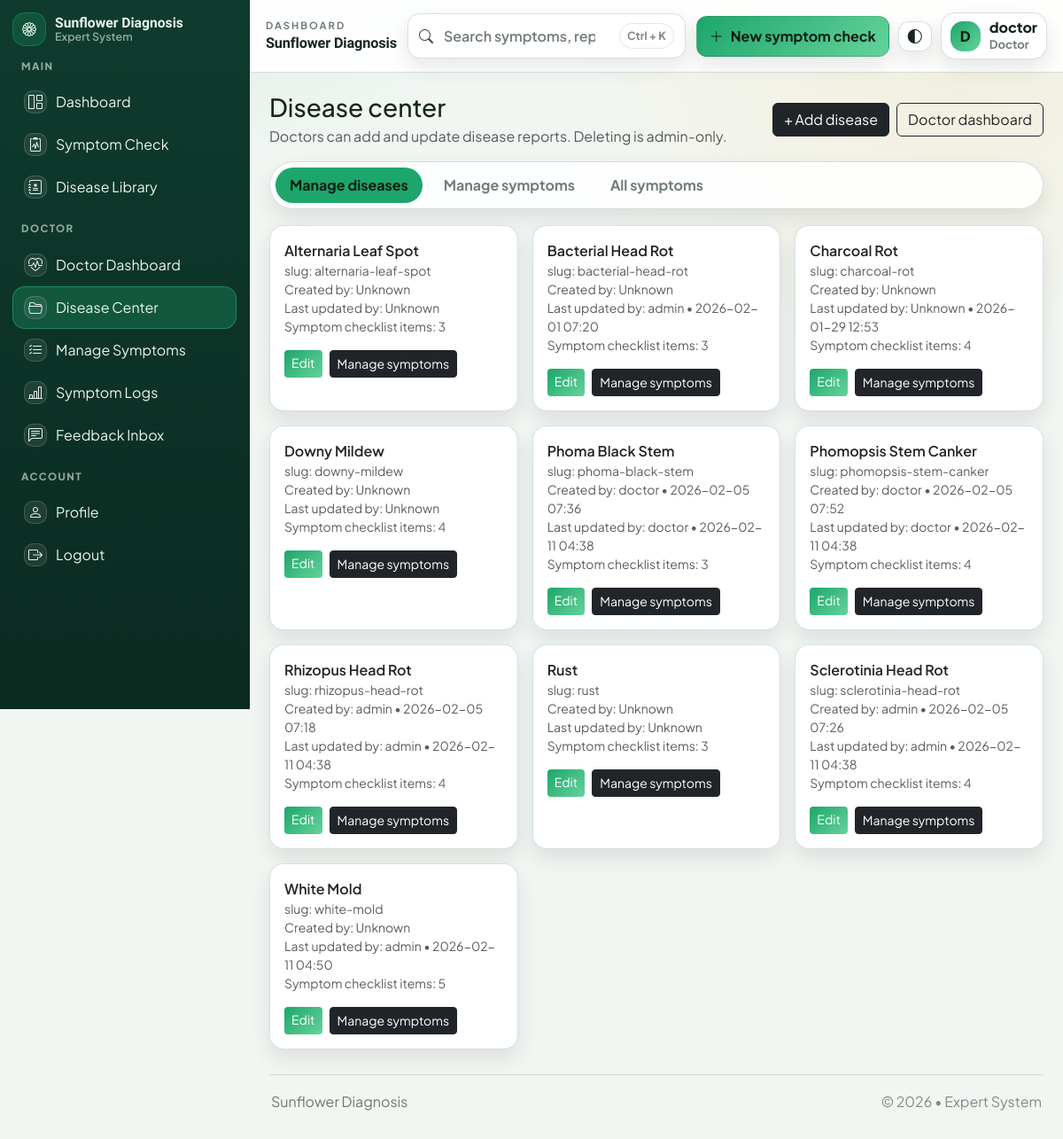
Page /doctor/diseases (signed in) on the committed database.
### app/models/user.py (models this page shows, shortened)
class User(UserMixin, db.Model):
    __tablename__ = "users"
    id = db.Column(db.Integer, primary_key=True)
    username = db.Column(db.String(80), unique=True, nullable=False, index=True)
    email = db.Column(db.String(120), unique=True, nullable=False, index=True)
    password_hash = db.Column(db.String(255), nullable=False)
    role = db.Column(db.String(20), nullable=False, default="user")  # "user", "doctor", or "admin"
    created_at = db.Column(db.DateTime, default=datetime.utcnow, nullable=False)
    role_id = db.Column(db.Integer, db.ForeignKey("roles.id"), nullable=True, index=True)
    role_obj = db.relationship("Role", lazy="joined")
    symptom_checks = db.relationship(
        "SymptomCheck", back_populates="user", cascade="all, delete-orphan"
    )
    feedback_items = db.relationship(
        "Feedback", back_populates="user", cascade="all, delete-orphan"
    )
    def has_permission(self, permission_name: str) -> bool:
        if not permission_name:
            return False
        if self.role == "admin" and permission_name == "access_admin":
            return True
        try:
            q = (
                db.session.query(Permission.id)
                .join(role_permissions, Permission.id == role_permissions.c.permission_id)
                .filter(Permission.name == permission_name)
            )
            if self.role_id:
                q = q.filter(role_permissions.c.role_id == self.role_id)
            else:
                q = q.join(Role, Role.id == role_permissions.c.role_id).filter(Role.name == self.role)
            row = q.first()
            return row is not None
        except OperationalError:
            return self.role == "admin"

### app/models/disease.py (models this page shows, shortened)
class Disease(db.Model):
    __tablename__ = "diseases"
    id = db.Column(db.Integer, primary_key=True)
    slug = db.Column(db.String(80), unique=True, nullable=False)
    name = db.Column(db.String(120), nullable=False)
    symptoms = db.Column(db.Text, nullable=False)
    cause = db.Column(db.Text, nullable=False)
    treatment = db.Column(db.Text, nullable=False)
    prevention = db.Column(db.Text, nullable=False)
    image_filename = db.Column(db.String(200), nullable=True)
    created_by_id = db.Column(db.Integer, db.ForeignKey("users.id"), nullable=True, index=True)
    updated_by_id = db.Column(db.Integer, db.ForeignKey("users.id"), nullable=True, index=True)
    created_at = db.Column(db.DateTime, default=datetime.utcnow, nullable=True)
    updated_at = db.Column(
        db.DateTime, default=datetime.utcnow, onupdate=datetime.utcnow, nullable=True
    )
    symptom_checklist_json = db.Column(db.Text, nullable=True, default="[]")
    created_by = db.relationship("User", foreign_keys=[created_by_id], lazy="joined")
    updated_by = db.relationship("User", foreign_keys=[updated_by_id], lazy="joined")
    def checklist_items(self) -> list[dict]:
        try:
            items = json.loads(self.symptom_checklist_json or "[]")
            return items if isinstance(items, list) else []
        except Exception:
            return []

### app/routes/doctor.py (the view)
@doctor_bp.route("/diseases")
@login_required
@permission_required("manage_diseases")
def diseases():
    diseases = Disease.query.order_by(Disease.name.asc()).all()
    return render_template("doctor/diseases.html", diseases=diseases)

### app/models/user.py (called while the page is built)
@login_manager.user_loader
def load_user(user_id: str):
    return User.query.get(int(user_id))

### app/utils.py (called while the page is built)
def permission_required(permission_name: str):
    def decorator(fn):
        @wraps(fn)
        def wrapper(*args, **kwargs):
            if not current_user.is_authenticated:
                abort(403)
            if not getattr(current_user, "has_permission", None):
                abort(403)
            if not current_user.has_permission(permission_name):
                abort(403)
            return fn(*args, **kwargs)
        return wrapper
    return decorator

### app/templates/doctor/diseases.html (shortened to what this page needs)
{% extends "base.html" %}

### app/templates/base.html (shortened to what this page needs)
<!doctype html>
<html lang="en" data-theme="light" data-bs-theme="light">
<head>
  <link href="https://cdn.jsdelivr.net/npm/bootstrap@5.3.3/dist/css/bootstrap.min.css" rel="stylesheet">
  <link href="https://cdn.jsdelivr.net/npm/bootstrap-icons@1.11.3/font/bootstrap-icons.min.css" rel="stylesheet">
  <link rel="stylesheet" href="{{ url_for('static', filename='css/style.css') }}?v=3">
</head>
<body>
  {% set authed = current_user.is_authenticated %}
  {% if authed %}
  <div class="sf-app">
    <aside class="sf-sidebar" aria-label="Sidebar">
      <div class="sf-side-head">
        <a class="sf-brand" href="{{ url_for('main.home') }}">
          <span class="sf-brand-icon" aria-hidden="true"><i class="bi bi-flower1"></i></span>
          <span class="sf-brand-text">
            <span class="sf-brand-title">Sunflower Diagnosis</span>
            <span class="sf-brand-sub">Expert System</span>
          </span>
        </a>
      </div>
      <nav class="sf-nav">
        <div class="sf-nav-section">MAIN</div>
        <a class="sf-nav-item {% if request.path == '/' %}is-active{% endif %}" href="{{ url_for('main.home') }}">
          <span class="sf-nav-ico" aria-hidden="true"><i class="bi bi-grid-1x2"></i></span>
          <span>Dashboard</span>
        </a>
        <a class="sf-nav-item {% if request.path.startswith('/diagnose') %}is-active{% endif %}" href="{{ url_for('main.diagnose_page') }}">
          <span class="sf-nav-ico" aria-hidden="true"><i class="bi bi-clipboard2-pulse"></i></span>
          <span>Symptom Check</span>
        </a>
        <a class="sf-nav-item" href="{{ url_for('main.home') }}#library">
          <span class="sf-nav-ico" aria-hidden="true"><i class="bi bi-journal-medical"></i></span>
          <span>Disease Library</span>
        </a>
        {% if current_user.has_permission('manage_diseases') and not current_user.has_permission('access_admin') %}
          <div class="sf-nav-section">DOCTOR</div>
          <a class="sf-nav-item {% if request.path.startswith('/doctor') and (request.path == '/doctor' or request.path.startswith('/doctor/dashboard')) %}is-active{% endif %}" href="{{ url_for('doctor.dashboard') }}">
            <span class="sf-nav-ico" aria-hidden="true"><i class="bi bi-heart-pulse"></i></span>
            <span>Doctor Dashboard</span>
          </a>
          <a class="sf-nav-item {% if request.path.startswith('/doctor/diseases') or request.path.startswith('/doctor/disease/') %}is-active{% endif %}" href="{{ url_for('doctor.diseases') }}">
            <span class="sf-nav-ico" aria-hidden="true"><i class="bi bi-folder2-open"></i></span>
            <span>Disease Center</span>
          </a>
          <a class="sf-nav-item {% if request.path.startswith('/doctor/checklists') or request.path.startswith('/doctor/checklist/') %}is-active{% endif %}" href="{{ url_for('doctor.checklists') }}">
            <span class="sf-nav-ico" aria-hidden="true"><i class="bi bi-list-check"></i></span>
            <span>Manage Symptoms</span>
          </a>
          {% if current_user.has_permission('view_symptom_checks') %}
          <a class="sf-nav-item {% if request.path.startswith('/doctor/symptom') %}is-active{% endif %}" href="{{ url_for('doctor.symptom_checks') }}">
            <span class="sf-nav-ico" aria-hidden="true"><i class="bi bi-bar-chart-line"></i></span>
            <span>Symptom Logs</span>
          </a>
          {% endif %}
          <a class="sf-nav-item {% if request.path.startswith('/doctor/feedback') %}is-active{% endif %}" href="{{ url_for('doctor.feedback') }}">
            <span class="sf-nav-ico" aria-hidden="true"><i class="bi bi-chat-left-text"></i></span>
            <span>Feedback Inbox</span>
          </a>
        {% endif %}
        <div class="sf-nav-section">ACCOUNT</div>
        <a class="sf-nav-item {% if request.path.startswith('/user/profile') %}is-active{% endif %}" href="{{ url_for('user.profile') }}">
          <span class="sf-nav-ico" aria-hidden="true"><i class="bi bi-person"></i></span>
          <span>Profile</span>
        </a>
        <a class="sf-nav-item" href="{{ url_for('auth.logout') }}">
          <span class="sf-nav-ico" aria-hidden="true"><i class="bi bi-box-arrow-right"></i></span>
          <span>Logout</span>
        </a>
      </nav>
    </aside>
    <div class="sf-main">
      <header class="sf-topbar">
        <div class="sf-topbar-left">
          <div class="sf-topbar-meta">
            <div class="sf-topbar-kicker">Dashboard</div>
            <div class="sf-topbar-title">Sunflower Diagnosis</div>
          </div>
        </div>
        <form class="sf-search" role="search" method="get" action="{{ url_for('main.search') }}">
          <i class="bi bi-search sf-search-ico" aria-hidden="true"></i>
          <input class="sf-search-input" type="search" name="q" value="{{ request.args.get('q','') }}" placeholder="Search symptoms, reports, crops" autocomplete="off" aria-label="Search">
          <span class="sf-search-hint">Ctrl + K</span>
        </form>
        <div class="sf-top-actions">
          <a class="sf-primary-btn" href="{{ url_for('main.diagnose_page') }}">
            <i class="bi bi-plus-lg" aria-hidden="true"></i>
            New symptom check
          </a>
          <button class="sf-icon-btn" type="button" data-action="toggleTheme" title="Toggle theme" aria-label="Toggle theme">
            <i class="bi bi-circle-half" aria-hidden="true"></i>
          </button>
          <div class="sf-userchip" title="Signed in">
            <div class="sf-avatar" aria-hidden="true">{{ (current_user.username or 'U')[0] | upper }}</div>
            <div class="sf-userchip-text d-none d-sm-block">
              <div class="sf-userchip-name">{{ current_user.username }}</div>
              <div class="sf-userchip-role">{{ (current_user.role or 'user') | capitalize }}</div>
            </div>
          </div>
        </div>
      </header>
      <main class="sf-content">
        {{ page_content | safe }}
        <footer class="sf-footer">
          <div>Sunflower Diagnosis</div>
          <div class="sf-footer-muted">© 2026 • Expert System</div>
        </footer>
      </main>
    </div>
  </div>
  {% endif %}
</body>
</html>

### rows in the picture
User: username "D", username "doctor", role "Doctor"
Disease: name "Disease center Doctors can add and update disease reports. Deleting is admin-only. + Add disease Doctor dashboard Manage diseases Manage symptoms All symptoms Alternaria Leaf Spot slug: alternaria-leaf-spot Created by: Unknown Last updated by: Unknown Symptom checklist items: 3 Edit Manage symptoms Bacterial Head Rot slug: bacterial-head-rot Created by: Unknown Last updated by: admin • 2026-02-01 07:20 Symptom checklist items: 3 Edit Manage symptoms Charcoal Rot slug: charcoal-rot Created by: Unknown Last updated by: Unknown • 2026-01-29 12:53 Symptom checklist items: 4 Edit Manage symptoms Downy Mildew slug: downy-mildew Created by: Unknown Last updated by: Unknown Symptom checklist items:…"
